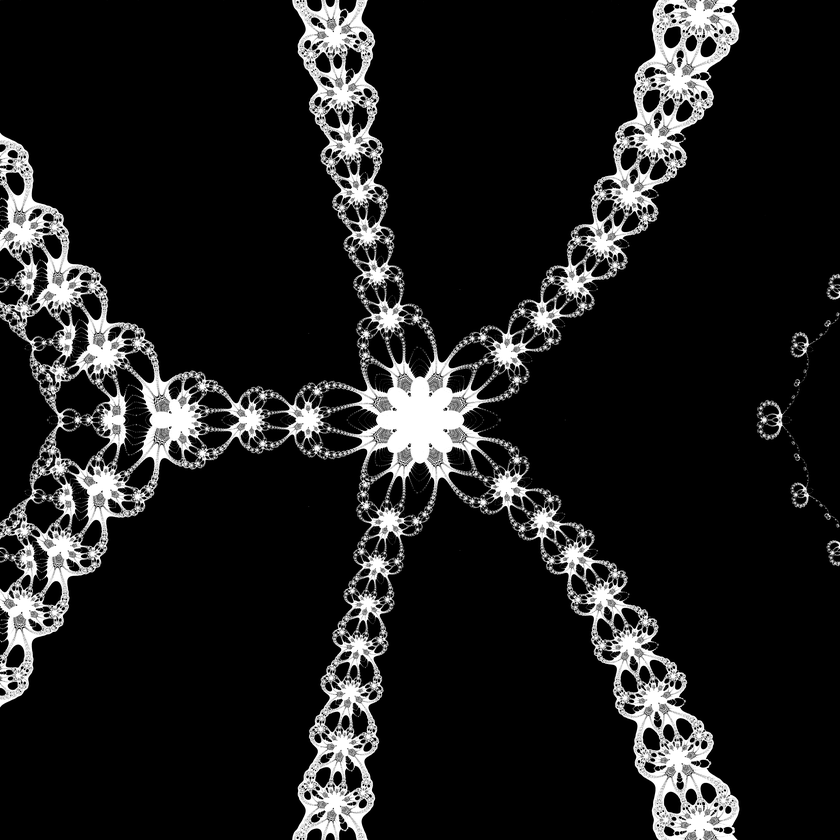
#> input picture 2025/stt/backdoor25/fractonacci/red_lsb.png, 840 x 840 px, shrunk from 6000 x 6000 before the run
$ python extract_regions.py
#> lines starting #> are read from the running program, lines starting #| are printed output that depends on the picture
#!/usr/bin/env python3
"""
Check center region of LSB image for flag text
"""

from PIL import Image, ImageEnhance
import numpy as np

# Load LSB image
img = Image.open('red_lsb.png')
#> img is the input picture: PIL image 840x840 L; min 0, max 255, mean 30.6
img_array = np.array(img)

h, w = img_array.shape
#> h = 840; w = 840
print(f"Full image: {w}x{h}")
#| Full image: 840x840

# Extract center region
center_size = 1000
start_y = (h - center_size) // 2
#> start_y = -80
start_x = (w - center_size) // 2
#> start_x = -80
center = img_array[start_y:start_y+center_size, start_x:start_x+center_size]
#> center: shape (80, 80); every value is 0

# Save center region
center_img = Image.fromarray(center)
center_img.save('lsb_center.png')
print(f"Saved center region to lsb_center.png")

# Also try different regions
regions = [
    ("top_left", 0, 0, 1000, 1000),
    ("top_right", w-1000, 0, w, 1000),
    ("bottom_left", 0, h-1000, 1000, h),
    ("bottom_right", w-1000, h-1000, w, h),
]

for name, x1, y1, x2, y2 in regions:
    region = img_array[y1:y2, x1:x2]
    region_img = Image.fromarray(region)
    region_img.save(f'lsb_{name}.png')
    print(f"Saved {name} region")
#> this loop made 4 passes
#> pass 2, `region = img_array[y1:y2, x1:x2]`:
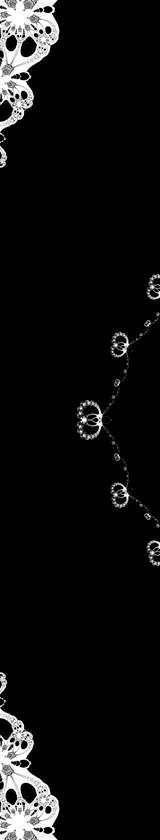
#> region: shape (840, 160); min 0, max 255, mean 15.4
#> pass 3, `region = img_array[y1:y2, x1:x2]`:
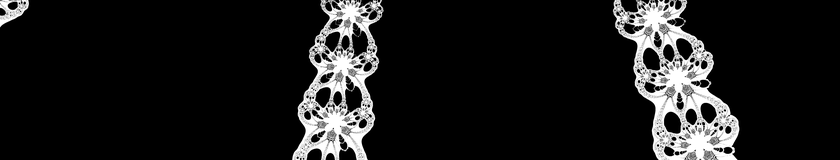
#> region: shape (160, 840); min 0, max 255, mean 26.9
#> after the loop:
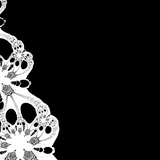
#> region: shape (160, 160); min 0, max 255, mean 35.7

# Try OCR on center
try:
    import pytesseract
#> (the run stopped early here; a loop or call above may not have finished)
